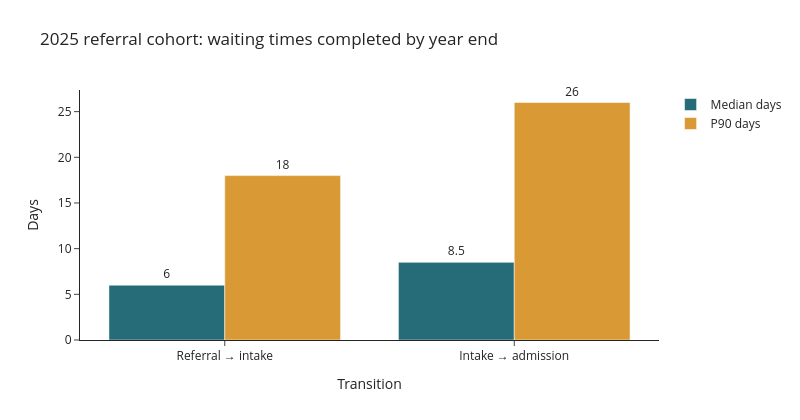

The notebook cell saved with this chart:
### Code cell
fig = px.bar(
    summary,
    x=summary.index,
    y=["Median days", "P90 days"],
    barmode="group",
    color_discrete_map={
        "Median days": "#256B78",
        "P90 days": "#D99A36",
    },
    labels={
        "index": "Transition",
        "value": "Days",
        "variable": "Measure",
    },
    title="2025 referral cohort: waiting times completed by year end",
    template="simple_white",
    width=800,
    height=420,
)

fig.update_traces(
    texttemplate="%{y:~g}",
    textposition="outside",
    cliponaxis=False,
    hovertemplate="%{x}<br>%{y:~g} days<extra></extra>",
)

fig.update_layout(margin=dict(t=90))

fig.update_layout(legend_title_text="")
fig.update_yaxes(rangemode="tozero", tickformat="~g")

fig.show(config={"displayModeBar": False})

### Figure 1 — Plotly figure (JSON) as saved in the notebook; plotly's stock layout.template omitted (floating-point values rounded to 4 significant figures)
{"data": [{"alignmentgroup": "True", "cliponaxis": false, "hovertemplate": "%{x}<br>%{y:~g} days<extra></extra>", "legendgroup": "Median days", "marker": {"color": "#256B78", "pattern": {"shape": ""}}, "name": "Median days", "offsetgroup": "Median days", "orientation": "v", "showlegend": true, "textposition": "outside", "texttemplate": "%{y:~g}", "type": "bar", "x": ["Referral → intake", "Intake → admission"], "xaxis": "x", "y": [6.0, 8.5], "yaxis": "y"}, {"alignmentgroup": "True", "cliponaxis": false, "hovertemplate": "%{x}<br>%{y:~g} days<extra></extra>", "legendgroup": "P90 days", "marker": {"color": "#D99A36", "pattern": {"shape": ""}}, "name": "P90 days", "offsetgroup": "P90 days", "orientation": "v", "showlegend": true, "textposition": "outside", "texttemplate": "%{y:~g}", "type": "bar", "x": ["Referral → intake", "Intake → admission"], "xaxis": "x", "y": [18.0, 26.0], "yaxis": "y"}], "layout": {"barmode": "group", "height": 420, "legend": {"title": {"text": ""}, "tracegroupgap": 0}, "margin": {"t": 90}, "title": {"text": "2025 referral cohort: waiting times completed by year end"}, "width": 800, "xaxis": {"anchor": "y", "domain": [0, 1], "title": {"text": "Transition"}}, "yaxis": {"anchor": "x", "domain": [0, 1], "rangemode": "tozero", "tickformat": "~g", "title": {"text": "Days"}}}}
